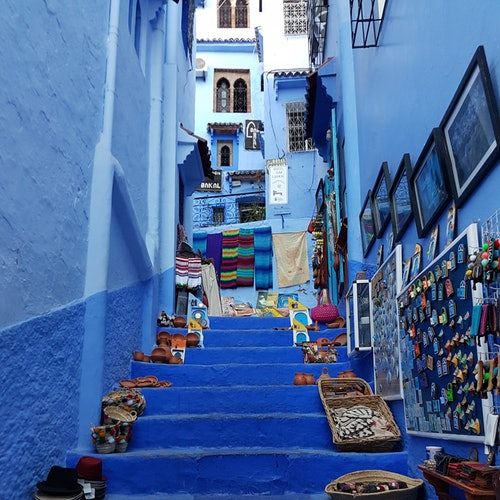
#> input picture data/images/CBfUGtVP0QE.pnm, 500 x 500 px
$ python image_to_dat.py ../data/images/CBfUGtVP0QE.pnm ../data/images/HqMkUoaMoEQ.pnm
#> lines starting #> are read from the running program, lines starting #| are printed output that depends on the picture; after the words box and inside, x2 and y2 are one past the last pixel; in counts of white or black regions, pixels touching at a corner belong together
#!/usr/bin/env python

"""
A Python script to convert an image file into a plain-text file
of 0s and 1s.

Usage:

    python image_to_dat.py <IMAGE_FILE> <DAT_FILE>

The output file has form:

    <WIDTH_IN_PIXELS> <HEIGHT_IN_PIXELS>
    0|1 0|1 0|1 ...
    0|1 0|1 0|1 ...
    ...

0s correspond to white and 1 to black.

For example:

    5 10
    1 1 1 1 1
    0 0 0 0 0
    0 1 0 0 0
    0 0 0 1 0
    0 1 0 0 0
    0 0 0 0 0
    0 0 0 0 1
    0 0 0 0 1
    1 1 1 1 1
    0 0 0 0 0

Expanded from a code fragment at "B&W image to binary array", Stack
Overflow, https://stackoverflow.com/a/50496481
"""


import sys
import numpy as np
from PIL import Image


def image_to_dat(image_file, dat_file):
    """
    Convert an image file into a plain-text file of 0s and 1s.
    The plain-text file has a header "W H", where W and H are
    the dimensions (width and height) of the image in pixels.
    This is followed by H rows and N columns of values. Each
    value is 0 or 1, where 0 corresponds to white and 1 to
    black.

    :param image_file:
    :type image_file: str or unicode
    :param dat_file:
    :type dat_file: str or unicode
    """
#> called with image_file = '../data/images/CBfUGtVP0QE.pnm', dat_file = '../data/images/HqMkUoaMoEQ.pnm'
    img = Image.open(image_file)
#> img is the input picture: PIL image 500x500 RGB; mean R, G, B 77.7, 107.4, 154.8
    # Convert from RGB to grayscale (0..255)
    img = img.convert('L')
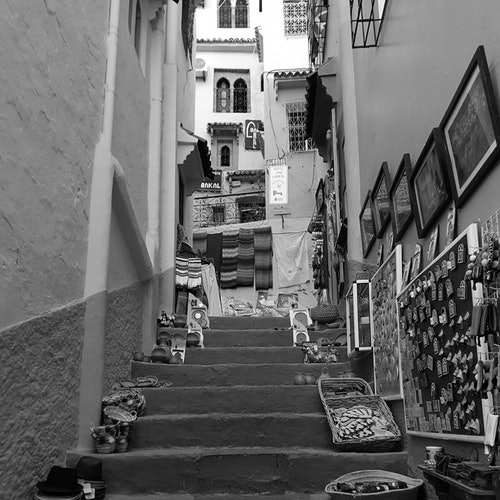
#> img: PIL image 500x500 L; min 0, max 255, mean 103.9
    np_img = np.array(img)
    # Invert image. Each value set to 255 - value.
    # Black (0) pixels, become 1. White (255) pixels become 0.
    np_img = np.invert(np_img)
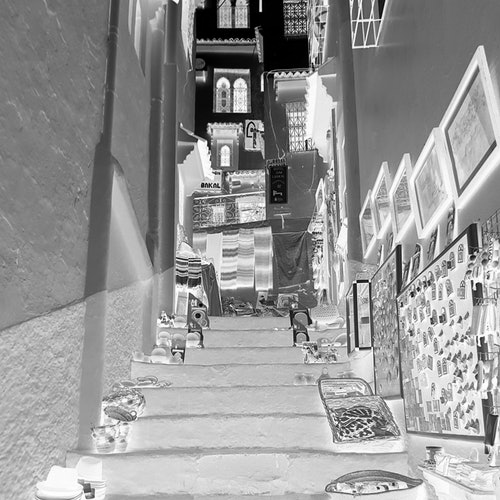
#> np_img: shape (500, 500); min 0, max 255, mean 151.1
    # Set non-white (non 0) pixels to black.
    np_img[np_img > 0] = 1
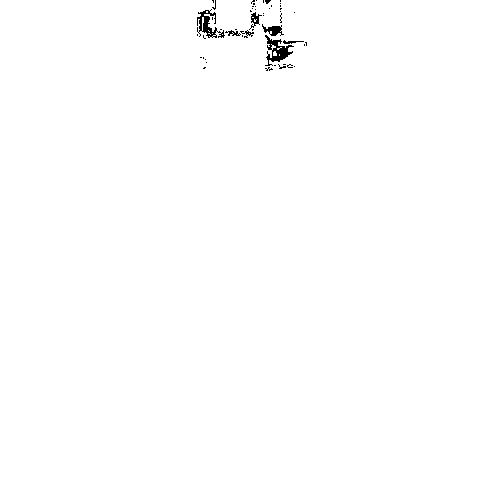
#> np_img: shape (500, 500); values 0 (black) and 1 (white), 99.5% white; 50 black regions (43 under 20 px), largest, box (x1, y1, x2, y2) and area: (265, 35, 294, 66) 347, (197, 9, 225, 38) 313, (262, 24, 284, 36) 132
    (height, width) = np_img.shape
#> height = 500; width = 500
    header = "%d %d" % (width, height)
#> header = '500 500'
    np.savetxt(dat_file, np_img, fmt="%d", header=header, comments="")


if __name__ == '__main__':
    if len(sys.argv) < 3:
        print("Usage: python image_to_dat.py <IMAGE_FILE> <DAT_FILE>")
        exit(1)
    image_to_dat(sys.argv[1], sys.argv[2])

$ run again, on data/images/cQveg4xdxiM.pnm
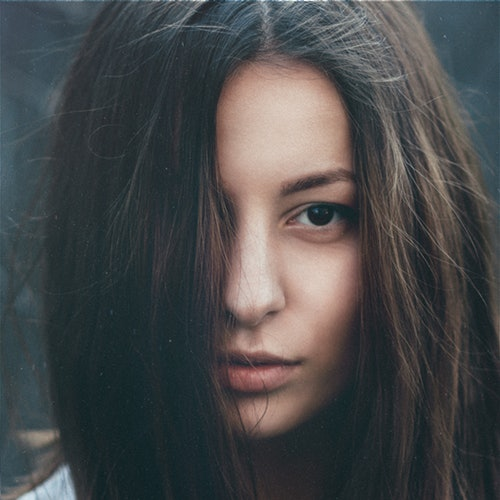
#> input picture data/images/cQveg4xdxiM.pnm, 500 x 500 px
#> in image_to_dat, img is the input picture: PIL image 500x500 RGB; mean R, G, B 72.4, 73.7, 74.5
#> in image_to_dat, `img = img.convert('L')`:
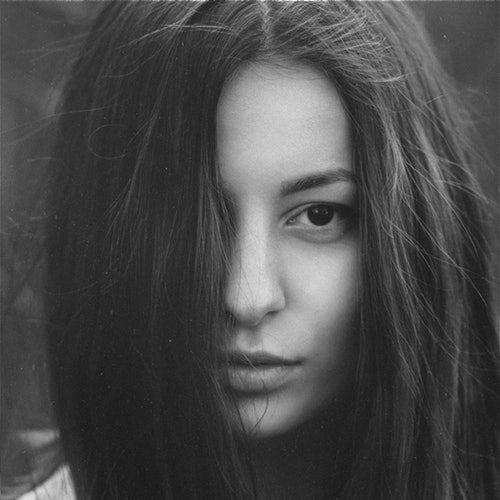
#> img: PIL image 500x500 L; min 21, max 249, mean 73.4
#> in image_to_dat, `np_img = np.invert(np_img)`:
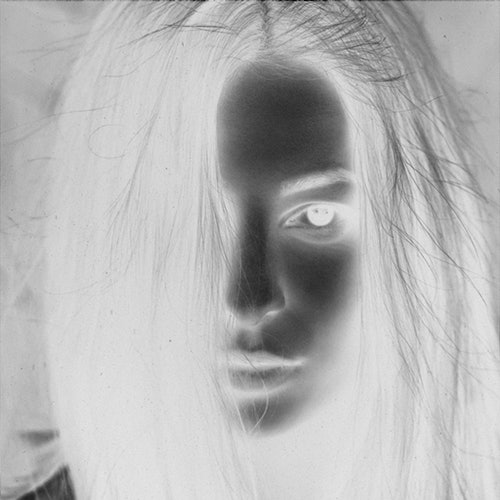
#> np_img: shape (500, 500); min 6, max 234, mean 181.6

$ run again, on data/images/eHXuFMsqoAU.pnm
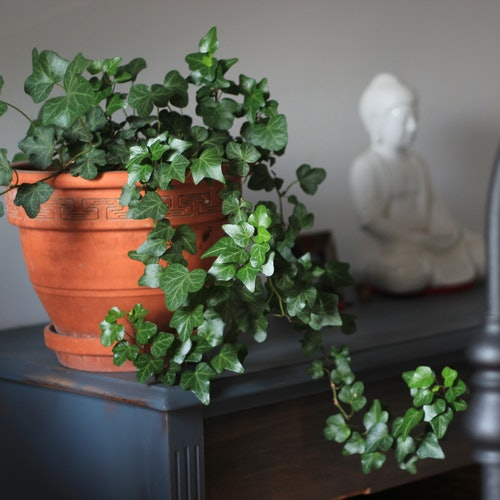
#> input picture data/images/eHXuFMsqoAU.pnm, 500 x 500 px
#> in image_to_dat, img is the input picture: PIL image 500x500 RGB; mean R, G, B 91.6, 90.6, 80.4
#> in image_to_dat, `img = img.convert('L')`:
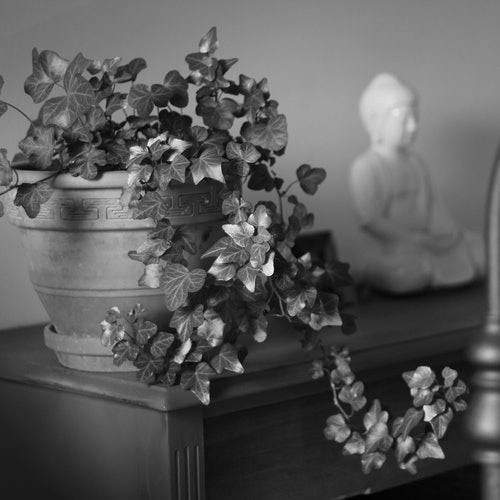
#> img: PIL image 500x500 L; min 1, max 245, mean 89.7
#> in image_to_dat, `np_img = np.invert(np_img)`:
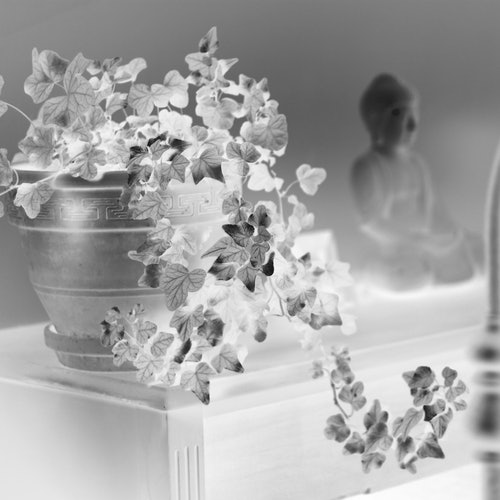
#> np_img: shape (500, 500); min 10, max 254, mean 165.3
